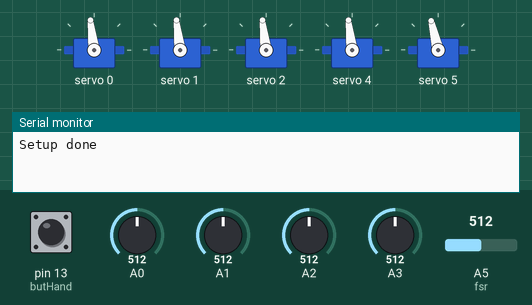
The sketch below on a simulated Arduino Uno, built with avr-gcc and run on an emulated ATmega328P. Parts: 5 × servo, the last lines printed to the serial monitor. Inputs (shaded band) come from the test bench; at power-on: pin 13 (butHand) HIGH, A0 = 512, A1 = 512, A2 = 512, A3 = 512, A5 (fsr) = 512.

Above: at 1.2 s.
1.3 s: pin 13 (butHand) pulled LOW for 0.15 s
At 1.39 s:
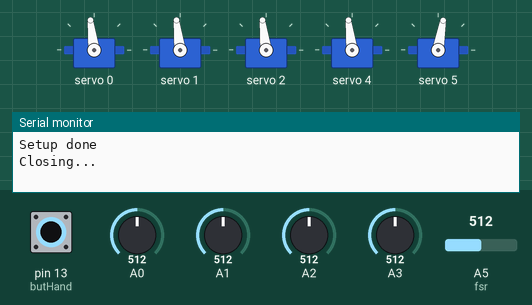
3.1 s: A0 set to 710
At 4.2 s:
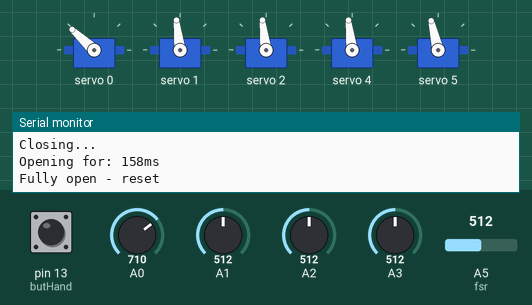
4.6 s: A1 set to 710
At 5.3 s:
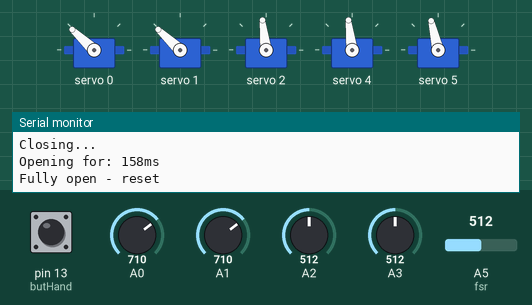
6.1 s: A2 set to 710
At 6.4 s:
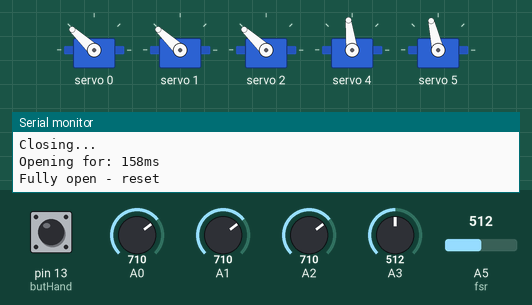
7.6 s: A3 set to 710
At 8.7 s:
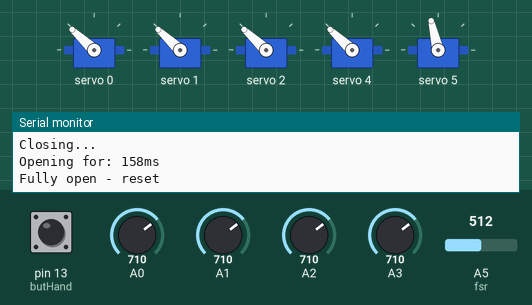
9.1 s: pin 13 (butHand) pulled LOW for 1 s
At 9.9 s:
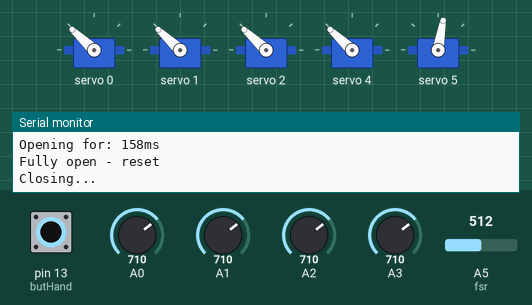
Timing chart, 0 to 12.1 s (numbered marks = the images above; inputs shaded):
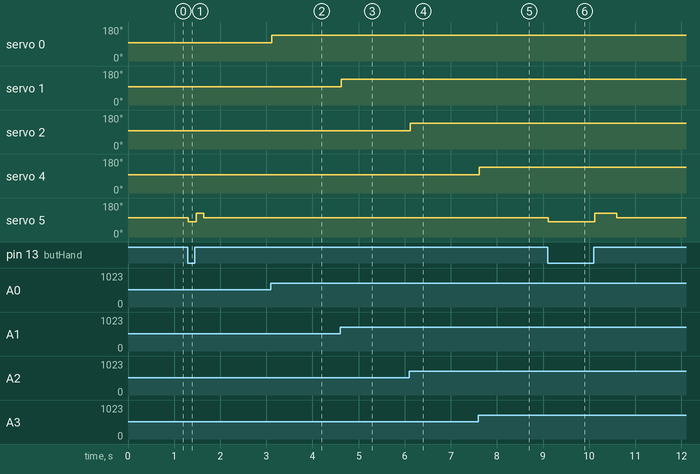

The sketch:

robotic-arm-complete.ino
```cpp
#include <Wire.h>
#include <Adafruit_PWMServoDriver.h>

#define MIN_PULSE_WIDTH  500          // Minimum pulse width (us) = 0 degrees
#define MAX_PULSE_WIDTH  2600         // Maximum pulse width (us) = 180 degrees
#define FREQUENCY        50           // PWM frequency (Hz) for servos
#define FSR_POWER        8            // Digital pin powers FSR, isolates from shared 5V rail

Adafruit_PWMServoDriver pwm = Adafruit_PWMServoDriver(); // PCA9685 at default I2C address 0x40

// Analog pins for potentiometers
int potBase     = A0;
int potShoulder = A1;
int potElbow    = A2;
int potWrist    = A3;

// Digital pins
int butHand = 13;
int fsr     = A5;

// PCA9685 channel assignments
int motBase     = 0;
int motShoulder = 1;
int motElbow    = 2;
int motWrist    = 4;
int motHand     = 5;

// Hand motor config
#define FSR_THRESHOLD  700   // Raw FSR value that indicates grip contact
#define CLOSE_SPEED    280   // Pulse width for closing direction
#define OPEN_SPEED     380   // Pulse width for opening direction (opposite of close)
#define STOP           330   // Neutral pulse, no movement
#define MAX_CLOSE_TIME 490   // Maximum closing time (ms) before hard stop — prevents over-rotation

// Hand motor state tracking
unsigned long closeTimer   = 0;     // Total accumulated closing time (ms)
unsigned long segmentStart = 0;     // Timestamp when current closing segment began
bool closing               = false; // True when motor is actively closing
bool opening               = false; // True when motor is actively opening
unsigned long openStart    = 0;     // Timestamp when opening began

void setup() {
  Serial.begin(9600);
  pwm.begin();
  pwm.setPWMFreq(FREQUENCY);        // Set PCA9685 to 50Hz
  Serial.println("Setup done");
  pinMode(butHand, INPUT_PULLUP);   // INPUT_PULLUP: unpressed = HIGH, pressed = LOW
  pinMode(FSR_POWER, OUTPUT);
  digitalWrite(FSR_POWER, HIGH);    // Power FSR from digital pin to isolate from analog rail
}

// Reads potentiometer and sends proportional signal to servo
// map(value, fromLow, fromHigh, toLow, toHigh)
void motor(int potSent, int motMove) {
  int potVal     = analogRead(potSent);                                         // Raw pot value 0-1023
  int pulse_wide = map(potVal, 0, 1023, MIN_PULSE_WIDTH, MAX_PULSE_WIDTH);      // Scale to pulse range (us)
  int pulse_width = int(float(pulse_wide) / 1000000 * FREQUENCY * 4096);       // Convert us to PCA9685 12-bit count
  pwm.setPWM(motMove, 0, pulse_width);                                          // Send to channel (channel, on-tick, off-tick)
}

void loop() {
  // Drive positional servos from potentiometers
  motor(potBase,     motBase);
  motor(potShoulder, motShoulder);
  motor(potElbow,    motElbow);
  motor(potWrist,    motWrist);

  int butPress = digitalRead(butHand); // LOW = pressed, HIGH = released
  int fsrVal   = analogRead(fsr);      // Raw FSR reading 0-1023

  // ── OPENING STATE ────────────────────────────────────────────────────────
  if (opening) {
    unsigned long elapsed = millis() - openStart;

    if (elapsed >= closeTimer) {
      // Opened for same duration as it closed — stop and reset all state
      pwm.setPWM(motHand, 0, STOP);
      opening    = false;
      closeTimer = 0;
      segmentStart = 0;
      Serial.println("Fully open - reset");
    } else {
      pwm.setPWM(motHand, 0, OPEN_SPEED); // Keep opening
    }
    delay(15);
    return; // Skip rest of loop while opening
  }

  // ── BUTTON PRESSED ───────────────────────────────────────────────────────
  if (butPress == LOW) {

    // Hard cap — prevent closing beyond max safe duration
    if (closeTimer >= MAX_CLOSE_TIME) {
      if (closing) {
        closeTimer = MAX_CLOSE_TIME; // Cap timer at max
        closing = false;
      }
      pwm.setPWM(motHand, 0, STOP);
      Serial.println("Max close time reached - stopped");

    } else if (fsrVal >= FSR_THRESHOLD) {
      // FSR threshold reached — grip detected, pause timer
      if (closing) {
        closeTimer += millis() - segmentStart; // Accumulate this segment
        closeTimer = min(closeTimer, (unsigned long)MAX_CLOSE_TIME); // Cap at max
        closing = false;
        Serial.print("Grip detected - timer paused at: ");
        Serial.println(closeTimer);
      }
      pwm.setPWM(motHand, 0, STOP);

    } else {
      // FSR below threshold — close and count time
      if (!closing) {
        segmentStart = millis(); // Start new closing segment
        closing = true;
        Serial.println("Closing...");
      }
      pwm.setPWM(motHand, 0, CLOSE_SPEED);
    }

  // ── BUTTON RELEASED ──────────────────────────────────────────────────────
  } else {
    if (closing) {
      // Save the final segment duration before stopping
      closeTimer += millis() - segmentStart;
      closeTimer = min(closeTimer, (unsigned long)MAX_CLOSE_TIME); // Cap at max
      closing = false;
    }

    if (closeTimer > 0) {
      // Reverse for exactly how long it closed
      opening   = true;
      openStart = millis();
      Serial.print("Opening for: ");
      Serial.print(closeTimer);
      Serial.println("ms");
    } else {
      pwm.setPWM(motHand, 0, STOP); // Nothing to open, stay stopped
    }
  }

  delay(15);
}
```

Measured:
- after the input at 1.3 s, servo 5: 103° → 80° at once, → 127° 0.18 s later, → 103° 0.16 s later
- after the input at 3.1 s, servo 0: 97° → 137° at once
- after the input at 4.6 s, servo 1: 97° → 137° at once
- after the input at 6.1 s, servo 2: 97° → 137° at once
- after the input at 7.6 s, servo 4: 97° → 137° at once
- after the input at 9.1 s, servo 5: 103° → 80° at once, → 127° 1.0 s later, → 103° 0.47 s later
